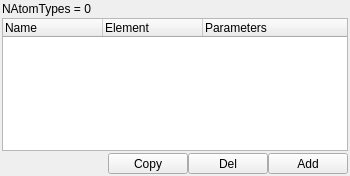
<?xml version="1.0" encoding="UTF-8"?>
<ui version="4.0">
 <class>DUQAtomTypesDockWidget</class>
 <widget class="QDockWidget" name="DUQAtomTypesDockWidget">
  <property name="geometry">
   <rect>
    <x>0</x>
    <y>0</y>
    <width>350</width>
    <height>176</height>
   </rect>
  </property>
  <property name="minimumSize">
   <size>
    <width>350</width>
    <height>176</height>
   </size>
  </property>
  <property name="windowTitle">
   <string>AtomTypes</string>
  </property>
  <widget class="QWidget" name="dockWidgetContents">
   <layout class="QVBoxLayout" name="verticalLayout">
    <property name="spacing">
     <number>2</number>
    </property>
    <property name="margin">
     <number>2</number>
    </property>
    <item>
     <widget class="QLabel" name="NAtomTypesLabel">
      <property name="text">
       <string>NAtomTypes = 0</string>
      </property>
     </widget>
    </item>
    <item>
     <widget class="QTreeWidget" name="DefinedAtomTypesTree">
      <property name="editTriggers">
       <set>QAbstractItemView::DoubleClicked|QAbstractItemView::EditKeyPressed</set>
      </property>
      <property name="alternatingRowColors">
       <bool>true</bool>
      </property>
      <property name="selectionMode">
       <enum>QAbstractItemView::SingleSelection</enum>
      </property>
      <property name="selectionBehavior">
       <enum>QAbstractItemView::SelectRows</enum>
      </property>
      <column>
       <property name="text">
        <string>Name</string>
       </property>
      </column>
      <column>
       <property name="text">
        <string>Element</string>
       </property>
      </column>
      <column>
       <property name="text">
        <string>Parameters</string>
       </property>
      </column>
     </widget>
    </item>
    <item>
     <layout class="QHBoxLayout" name="horizontalLayout_15">
      <property name="spacing">
       <number>0</number>
      </property>
      <item>
       <spacer name="horizontalSpacer_10">
        <property name="orientation">
         <enum>Qt::Horizontal</enum>
        </property>
        <property name="sizeHint" stdset="0">
         <size>
          <width>40</width>
          <height>20</height>
         </size>
        </property>
       </spacer>
      </item>
      <item>
       <widget class="QPushButton" name="CopyAtomTypeButton">
        <property name="minimumSize">
         <size>
          <width>0</width>
          <height>0</height>
         </size>
        </property>
        <property name="maximumSize">
         <size>
          <width>400</width>
          <height>21</height>
         </size>
        </property>
        <property name="text">
         <string>Copy</string>
        </property>
        <property name="icon">
         <iconset resource="icons.qrc">
          <normaloff>:/Icons/icons/basic_copy.svg</normaloff>:/Icons/icons/basic_copy.svg</iconset>
        </property>
        <property name="iconSize">
         <size>
          <width>12</width>
          <height>12</height>
         </size>
        </property>
       </widget>
      </item>
      <item>
       <widget class="QPushButton" name="RemoveAtomTypeButton">
        <property name="minimumSize">
         <size>
          <width>0</width>
          <height>0</height>
         </size>
        </property>
        <property name="maximumSize">
         <size>
          <width>400</width>
          <height>21</height>
         </size>
        </property>
        <property name="text">
         <string>Del</string>
        </property>
        <property name="icon">
         <iconset resource="icons.qrc">
          <normaloff>:/Icons/icons/basic_minus.svg</normaloff>:/Icons/icons/basic_minus.svg</iconset>
        </property>
        <property name="iconSize">
         <size>
          <width>12</width>
          <height>12</height>
         </size>
        </property>
       </widget>
      </item>
      <item>
       <widget class="QPushButton" name="AddAtomTypeButton">
        <property name="minimumSize">
         <size>
          <width>0</width>
          <height>0</height>
         </size>
        </property>
        <property name="maximumSize">
         <size>
          <width>400</width>
          <height>21</height>
         </size>
        </property>
        <property name="text">
         <string>Add</string>
        </property>
        <property name="icon">
         <iconset resource="icons.qrc">
          <normaloff>:/Icons/icons/basic_plus.svg</normaloff>:/Icons/icons/basic_plus.svg</iconset>
        </property>
        <property name="iconSize">
         <size>
          <width>12</width>
          <height>12</height>
         </size>
        </property>
       </widget>
      </item>
     </layout>
    </item>
   </layout>
  </widget>
 </widget>
 <resources>
  <include location="icons.qrc"/>
 </resources>
 <connections/>
</ui>
